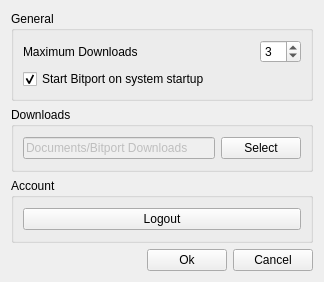
<?xml version="1.0" encoding="UTF-8"?>
<ui version="4.0">
 <class>Settings</class>
 <widget class="QWidget" name="Settings">
  <property name="geometry">
   <rect>
    <x>0</x>
    <y>0</y>
    <width>324</width>
    <height>282</height>
   </rect>
  </property>
  <property name="windowTitle">
   <string>Settings</string>
  </property>
  <layout class="QVBoxLayout" name="verticalLayout_3">
   <item>
    <widget class="QGroupBox" name="groupBox_2">
     <property name="title">
      <string>General</string>
     </property>
     <layout class="QHBoxLayout" name="horizontalLayout_3">
      <item>
       <layout class="QVBoxLayout" name="verticalLayout_2">
        <item>
         <layout class="QHBoxLayout" name="horizontalLayout">
          <item>
           <widget class="QLabel" name="label">
            <property name="text">
             <string>Maximum Downloads</string>
            </property>
           </widget>
          </item>
          <item>
           <spacer name="horizontalSpacer_2">
            <property name="orientation">
             <enum>Qt::Horizontal</enum>
            </property>
            <property name="sizeHint" stdset="0">
             <size>
              <width>40</width>
              <height>20</height>
             </size>
            </property>
           </spacer>
          </item>
          <item>
           <widget class="QSpinBox" name="maxDownloads">
            <property name="focusPolicy">
             <enum>Qt::ClickFocus</enum>
            </property>
            <property name="minimum">
             <number>1</number>
            </property>
            <property name="maximum">
             <number>20</number>
            </property>
            <property name="value">
             <number>3</number>
            </property>
           </widget>
          </item>
         </layout>
        </item>
        <item>
         <widget class="QCheckBox" name="autostart">
          <property name="sizePolicy">
           <sizepolicy hsizetype="Minimum" vsizetype="Fixed">
            <horstretch>0</horstretch>
            <verstretch>0</verstretch>
           </sizepolicy>
          </property>
          <property name="focusPolicy">
           <enum>Qt::NoFocus</enum>
          </property>
          <property name="layoutDirection">
           <enum>Qt::LeftToRight</enum>
          </property>
          <property name="text">
           <string>Start Bitport on system startup</string>
          </property>
          <property name="checked">
           <bool>true</bool>
          </property>
         </widget>
        </item>
       </layout>
      </item>
     </layout>
     <zorder></zorder>
    </widget>
   </item>
   <item>
    <widget class="QGroupBox" name="groupBox_3">
     <property name="title">
      <string>Downloads</string>
     </property>
     <layout class="QVBoxLayout" name="verticalLayout">
      <item>
       <layout class="QHBoxLayout" name="horizontalLayout_5">
        <item>
         <widget class="QLineEdit" name="downloadsDir">
          <property name="enabled">
           <bool>false</bool>
          </property>
          <property name="text">
           <string>Documents/Bitport Downloads</string>
          </property>
         </widget>
        </item>
        <item>
         <widget class="QPushButton" name="select">
          <property name="focusPolicy">
           <enum>Qt::ClickFocus</enum>
          </property>
          <property name="text">
           <string>Select</string>
          </property>
         </widget>
        </item>
       </layout>
      </item>
     </layout>
    </widget>
   </item>
   <item>
    <widget class="QGroupBox" name="groupBox">
     <property name="title">
      <string>Account</string>
     </property>
     <layout class="QHBoxLayout" name="horizontalLayout_4">
      <item>
       <widget class="QPushButton" name="logout">
        <property name="focusPolicy">
         <enum>Qt::ClickFocus</enum>
        </property>
        <property name="text">
         <string>Logout</string>
        </property>
       </widget>
      </item>
     </layout>
    </widget>
   </item>
   <item>
    <layout class="QHBoxLayout" name="horizontalLayout_2">
     <item>
      <spacer name="horizontalSpacer">
       <property name="orientation">
        <enum>Qt::Horizontal</enum>
       </property>
       <property name="sizeHint" stdset="0">
        <size>
         <width>40</width>
         <height>20</height>
        </size>
       </property>
      </spacer>
     </item>
     <item>
      <widget class="QPushButton" name="ok">
       <property name="focusPolicy">
        <enum>Qt::ClickFocus</enum>
       </property>
       <property name="text">
        <string>Ok</string>
       </property>
      </widget>
     </item>
     <item>
      <widget class="QPushButton" name="cancel">
       <property name="focusPolicy">
        <enum>Qt::ClickFocus</enum>
       </property>
       <property name="text">
        <string>Cancel</string>
       </property>
      </widget>
     </item>
    </layout>
   </item>
  </layout>
 </widget>
 <resources/>
 <connections/>
</ui>
